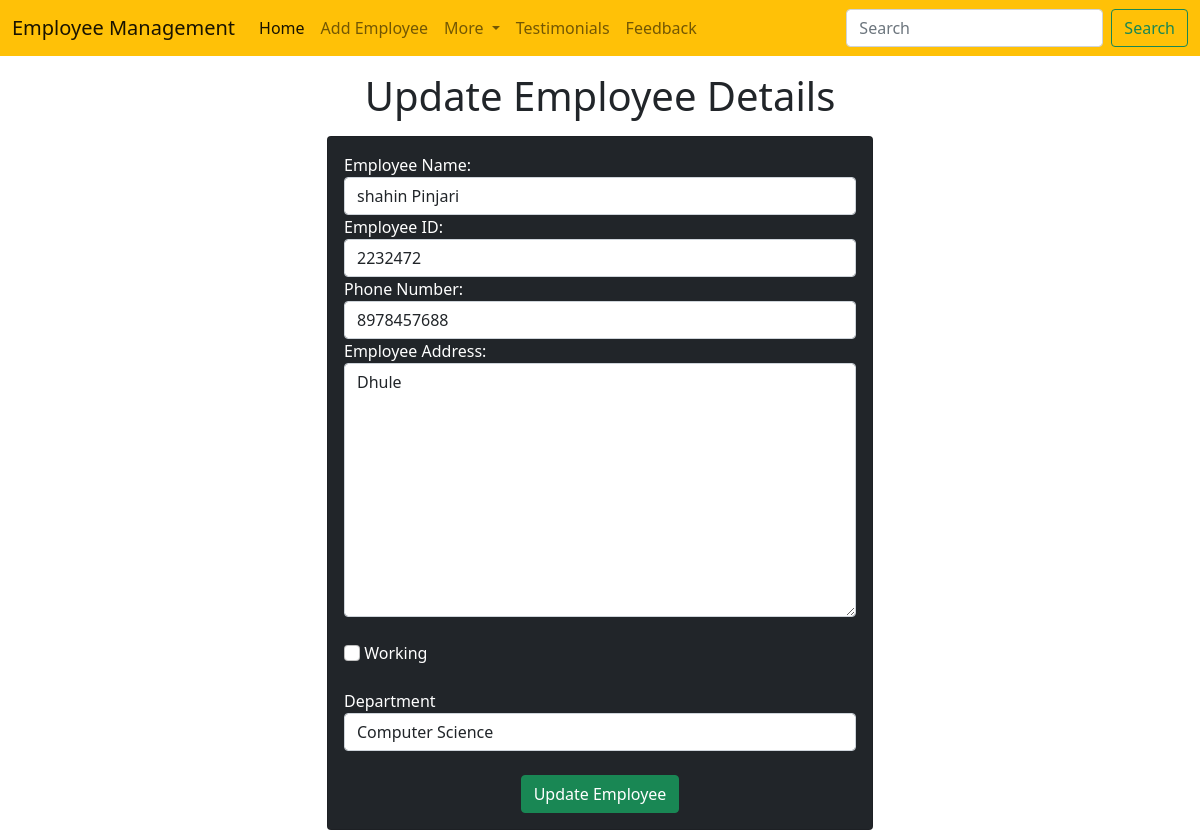
Page /update535467 on the committed database.
### emp/models.py (models this page shows, shortened)
class Emp(models.Model):
    name=models.CharField(max_length=200)
    emp_id=models.CharField(max_length=200)
    phone=models.CharField(max_length=10)
    address=models.CharField(max_length=150)
    is_working=models.BooleanField(default=True)
    department=models.CharField(max_length=100)

### emp/views.py (the view)
# urls.py: path('update<int:emp_id>',views.update,name='update'),
def update(request,emp_id):
    emp=Emp.objects.get(pk=emp_id)
    return render(request,'update.html',{
       'emp':emp
    })

### templates/update.html (shortened to what this page needs)
<!doctype html>
<html lang="en">
  <head>
    <link href="https://cdn.jsdelivr.net/npm/bootstrap@5.0.2/dist/css/bootstrap.min.css" rel="stylesheet">
  </head>
  <body>
    {% include "navbar.html" %}
    <h1 class="text-center my-3">Update Employee Details</h1>
    <div class="container">
      <div class="row">
        <div class="col-md-6 offset-md-3">
          <div class="card bg-dark text-white">
            <div class="card-body">
                <form action="/updatedata{{emp.id}}" method="POST">
                  <div class="md-12">
                    <label for="name">Employee Name:</label><br>
                    <input type="text" class="form-control" id="name" name='name' value="{{emp.name}}" placeholder="Enter Your Name">
                  </div>
                  <div class="md-3">
                    <label for="emp_id">Employee ID:</label><br>
                    <input type="text" class="form-control" id="emp_id" name='emp_id' value="{{emp.emp_id}}" placeholder="Enter Your Employee ID">
                  </div>
                  <div class="md-3">
                    <label for="mobile">Phone Number:</label><br>
                    <input type="tel" class="form-control" id="mobile" name='mobile' value="{{emp.phone}}" placeholder="Enter Your Mobile Number">
                  </div>
                  <div class="md-3">
                    <label for="address">Employee Address:</label><br>
                    <textarea name="address" id="address" class="form-control" rows="10">{{emp.address}}</textarea>
                  </div>
                  <br>
                  <div class="md-3" form-check>
                    <input id="working" name="working" type="checkbox" class="form-check-input" {% if emp.is_working%} checked {% endif %}>
                    <label for="Working">Working</label>
                  </div>
                  <br>
                  <div class="md-3">
                    <label for="departement">Department</label>
                   <select name="departement" id="departement" class="form-control" value="{{emp.department}}">
                    <option value="CSE">Computer Science</option>
                   </select>
                  </div>
                  <br>
                  <div class="container text-center">
                    <button class="btn btn-success">Update Employee</button>
                  </div>
                </form>
            </div>
          </div>
        </div>
      </div>
    </div>
  </body>
</html>

### rows in the picture
Emp: name "shahin Pinjari", emp_id "2232472", mobile "8978457688", address "Dhule", departement "Computer Science"
